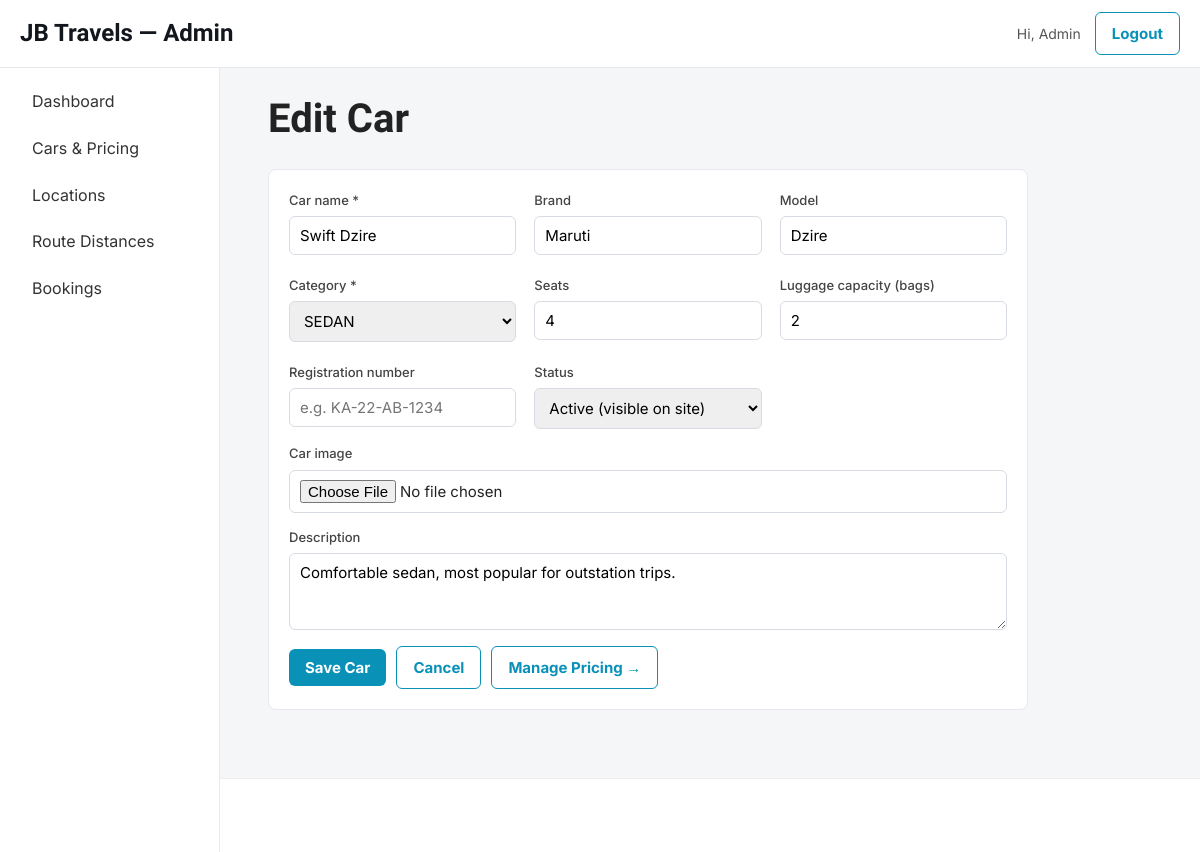
The page /admin/cars/create.php?id=2 (signed in) on the database its author committed.
### tables this page shows
CREATE TABLE cars (
    id INT AUTO_INCREMENT PRIMARY KEY,
    name VARCHAR(100) NOT NULL,
    brand VARCHAR(100),
    model VARCHAR(100),
    category ENUM('HATCHBACK','SEDAN','SUV','MUV','PREMIUM') NOT NULL DEFAULT 'SEDAN',
    seats INT DEFAULT 4,
    luggage_capacity INT DEFAULT 2,
    registration_number VARCHAR(30),
    image VARCHAR(255),
    description TEXT,
    status TINYINT(1) DEFAULT 1,
    created_at TIMESTAMP DEFAULT CURRENT_TIMESTAMP,
    updated_at TIMESTAMP DEFAULT CURRENT_TIMESTAMP ON UPDATE CURRENT_TIMESTAMP
);

### admin/cars/create.php (the view, shortened to what this page needs)
<?php
$editing = false;
$car = ['id'=>0,'name'=>'','brand'=>'','model'=>'','category'=>'SEDAN','seats'=>4,'luggage_capacity'=>2,'registration_number'=>'','image'=>'','description'=>'','status'=>1];
if (!empty($_GET['id'])) {
    $id = (int)$_GET['id'];
    $pdo = Database::getConnection();
    $stmt = $pdo->prepare('SELECT * FROM cars WHERE id = ? LIMIT 1');
    $stmt->execute([$id]);
    $row = $stmt->fetch();
    if ($row) { $car = $row; $editing = true; }
}
$categories = ['HATCHBACK','SEDAN','SUV','MUV','PREMIUM'];
include __DIR__ . '/../includes/header.php';
include __DIR__ . '/../includes/sidebar.php';
?>
<main class="admin-main">
  <h1><?= $editing ? 'Edit Car' : 'Add Car' ?></h1>
  <form method="post" action="save.php" enctype="multipart/form-data" class="stacked-form panel">
    <div class="form-grid">
      <div class="field">
        <label>Car name *</label>
        <input name="name" value="<?= htmlspecialchars($car['name']) ?>" required placeholder="e.g. Swift Dzire">
      </div>
      <div class="field">
        <label>Brand</label>
        <input name="brand" value="<?= htmlspecialchars($car['brand']) ?>" placeholder="e.g. Maruti">
      </div>
      <div class="field">
        <label>Model</label>
        <input name="model" value="<?= htmlspecialchars($car['model']) ?>" placeholder="e.g. Dzire">
      </div>
      <div class="field">
        <label>Category *</label>
        <select name="category">
          <?php foreach ($categories as $cat): ?>
            <option value="<?= $cat ?>" <?= $car['category'] === $cat ? 'selected' : '' ?>><?= $cat ?></option>
          <?php endforeach; ?>
        </select>
      </div>
      <div class="field">
        <label>Seats</label>
        <input name="seats" type="number" min="1" max="20" value="<?= (int)$car['seats'] ?>">
      </div>
      <div class="field">
        <label>Luggage capacity (bags)</label>
        <input name="luggage_capacity" type="number" min="0" max="10" value="<?= (int)$car['luggage_capacity'] ?>">
      </div>
      <div class="field">
        <label>Registration number</label>
        <input name="registration_number" value="<?= htmlspecialchars($car['registration_number'] ?? '') ?>" placeholder="e.g. KA-22-AB-1234">
      </div>
      <div class="field">
        <label>Status</label>
        <select name="status">
          <option value="1" <?= (int)$car['status'] === 1 ? 'selected' : '' ?>>Active (visible on site)</option>
        </select>
      </div>
    </div>
    <div class="field">
      <label>Car image</label>
      <input type="file" name="image" accept=".jpg,.jpeg,.png,.webp">
    </div>
    <div class="field">
      <label>Description</label>
      <textarea name="description" rows="3" placeholder="Short note shown to customers"><?= htmlspecialchars($car['description']) ?></textarea>
    </div>
    <div class="form-actions">
      <button type="submit" class="btn">Save Car</button>
      <a class="btn btn-outline" href="index.php">Cancel</a>
      <?php if ($editing): ?><a class="btn btn-outline" href="rates.php?car_id=<?= (int)$car['id'] ?>">Manage Pricing &rarr;</a><?php endif; ?>
    </div>
  </form>
</main>
<?php include __DIR__ . '/../includes/footer.php'; ?>

### assets/css/admin.css (style rules this page uses)
:root { --admin-display:"Barlow Condensed",sans-serif; --admin-body:"Inter",sans-serif; --jb-yellow:#f4b400; --jb-ink:#12161d; --jb-blue:#0a91b8; --jb-green:#1a9b5c; --jb-red:#c0392b; --jb-line:#e7e9ee; --jb-paper:#f4f6f8; }
* { box-sizing:border-box; }
body { font-family:var(--admin-body);font-size:16px;line-height:1.55;background:var(--jb-paper);color:#222;margin:0 }
h1,h2,h3,h4,h5 { font-family:var(--admin-display);font-weight:700;line-height:1.15 }
button,input,select,textarea { font-family:var(--admin-body) }
input,select,textarea { font-size:15px }
a { color:var(--jb-blue) }
.admin-main { margin-left:240px;padding:28px;max-width:1100px }
.admin-main h1 { font-size:clamp(32px,4vw,40px);margin-top:0 }
.panel { background:#fff;padding:20px;border:1px solid var(--jb-line);border-radius:8px;margin-top:24px;max-width:760px }
.btn { display:inline-block;padding:9px 16px;background:var(--jb-blue);color:#fff;border-radius:6px;text-decoration:none;border:none;font-weight:700;font-size:15px;cursor:pointer }
.btn-outline { background:#fff;color:var(--jb-blue);border:1px solid var(--jb-blue) }
.stacked-form .field { margin-bottom:14px;display:flex;flex-direction:column;gap:6px }
.stacked-form label { font-size:13px;font-weight:500;color:#444 }
.stacked-form input,.stacked-form select,.stacked-form textarea { padding:9px 10px;border:1px solid #d7dbe2;border-radius:6px;font-size:15px;font-family:var(--admin-body) }
.form-grid { display:grid;grid-template-columns:repeat(auto-fill,minmax(220px,1fr));gap:6px 18px }
.form-actions { margin-top:16px;display:flex;gap:10px;align-items:center;flex-wrap:wrap }

### rows shown on the page
cars: name "Swift Dzire", brand "Maruti", model "Dzire", category "SEDAN", seats "4", luggage_capacity "2", status "Active (visible on site)", description "Comfortable sedan, most popular for outstation trips."

### other values the page prints
$adminName "Admin"
